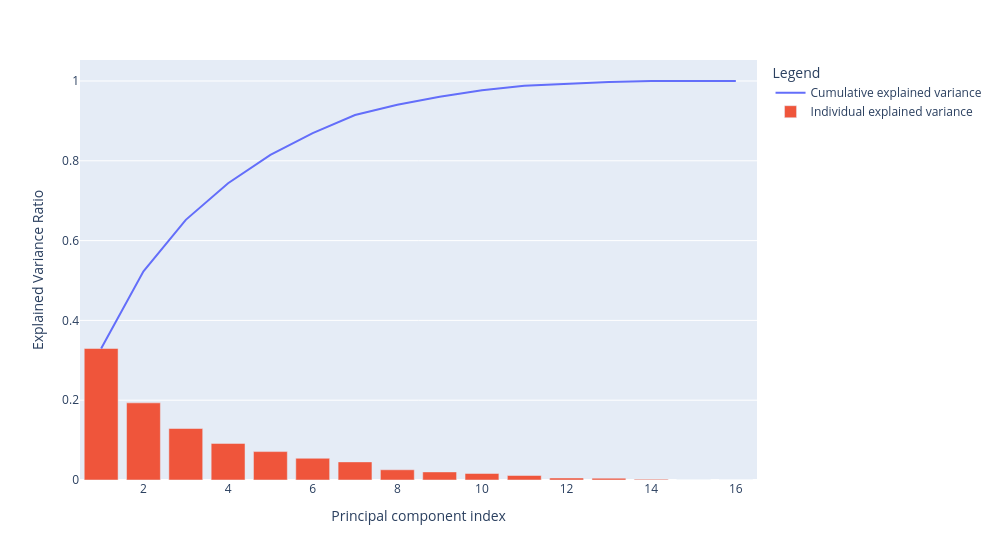

The notebook cell saved with this chart:
### Code cell
#@title Plot Explained Variance
fig = px.line(x=foodpca_x, y=np.cumsum(foodpca.explained_variance_ratio_), color=px.Constant("Cumulative explained variance"), labels=dict(x="Principal component index", y="Explained Variance Ratio", color="Legend"))
fig.add_bar(x=foodpca_x, y=foodpca.explained_variance_ratio_, name="Individual explained variance")
fig.update_layout(width=1000)
fig.show()

### Figure 1 — Plotly figure (JSON) as saved in the notebook; plotly's stock layout.template omitted (floating-point values rounded to 4 significant figures)
{"data": [{"hovertemplate": "Legend=Cumulative explained variance<br>Principal component index=%{x}<br>Explained Variance Ratio=%{y}<extra></extra>", "legendgroup": "Cumulative explained variance", "line": {"color": "#636efa", "dash": "solid"}, "marker": {"symbol": "circle"}, "mode": "lines", "name": "Cumulative explained variance", "orientation": "v", "showlegend": true, "type": "scatter", "x": [1, 2, 3, 4, 5, 6, 7, 8, 9, 10, 11, 12, 13, 14, 15, 16], "xaxis": "x", "y": [0.3297, 0.523, 0.652, 0.7437, 0.8149, 0.8694, 0.9147, 0.9404, 0.9606, 0.977, 0.9883, 0.9932, 0.9978, 0.9998, 1.0, 1.0], "yaxis": "y"}, {"name": "Individual explained variance", "type": "bar", "x": [1, 2, 3, 4, 5, 6, 7, 8, 9, 10, 11, 12, 13, 14, 15, 16], "y": [0.3297, 0.1933, 0.129, 0.09165, 0.07123, 0.05444, 0.04538, 0.02562, 0.02029, 0.01634, 0.01128, 0.004967, 0.00456, 0.001962, 0.0002487, 3.51e-34]}], "layout": {"legend": {"title": {"text": "Legend"}, "tracegroupgap": 0}, "margin": {"t": 60}, "width": 1000, "xaxis": {"anchor": "y", "domain": [0.0, 1.0], "title": {"text": "Principal component index"}}, "yaxis": {"anchor": "x", "domain": [0.0, 1.0], "title": {"text": "Explained Variance Ratio"}}}}
